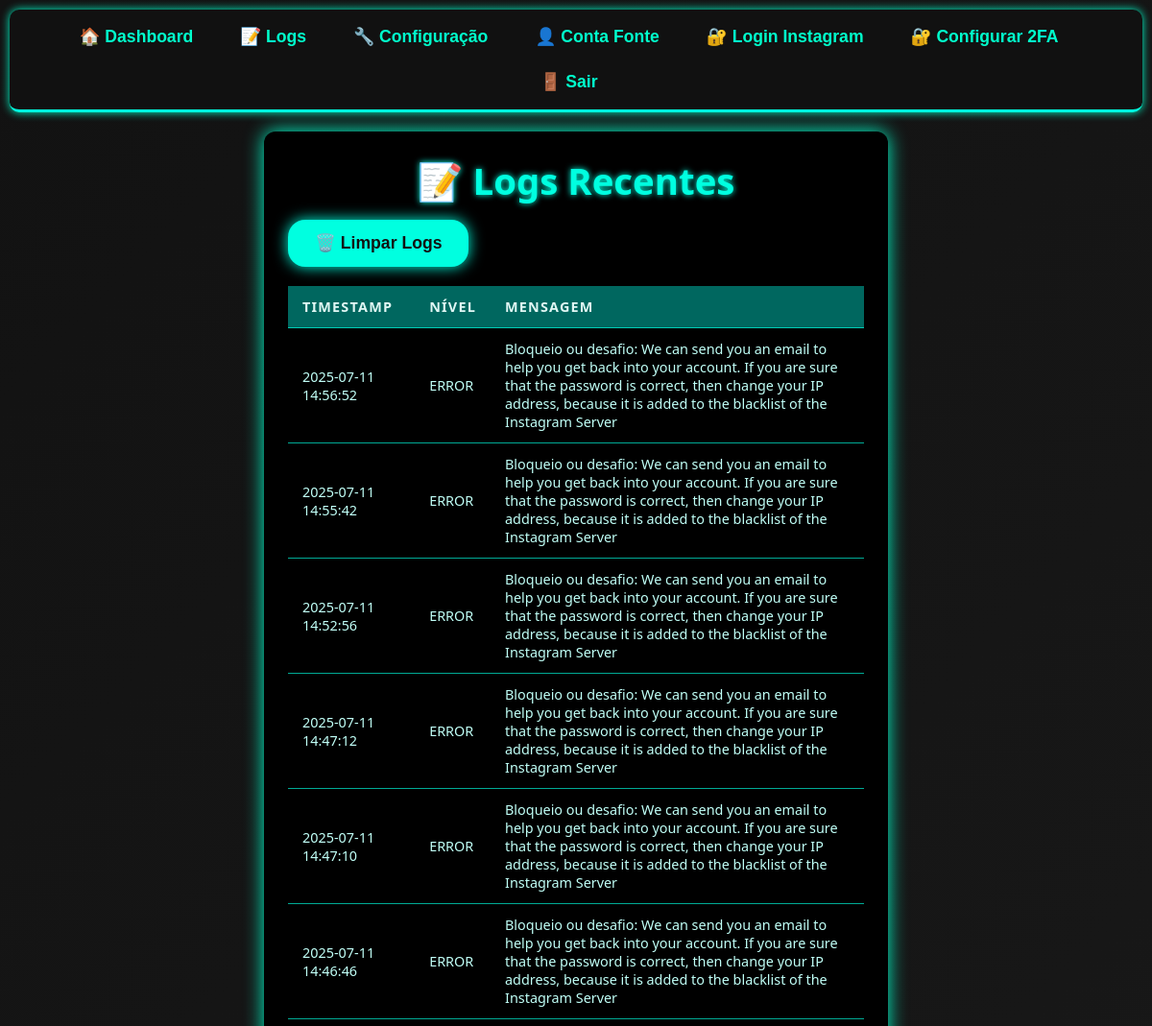
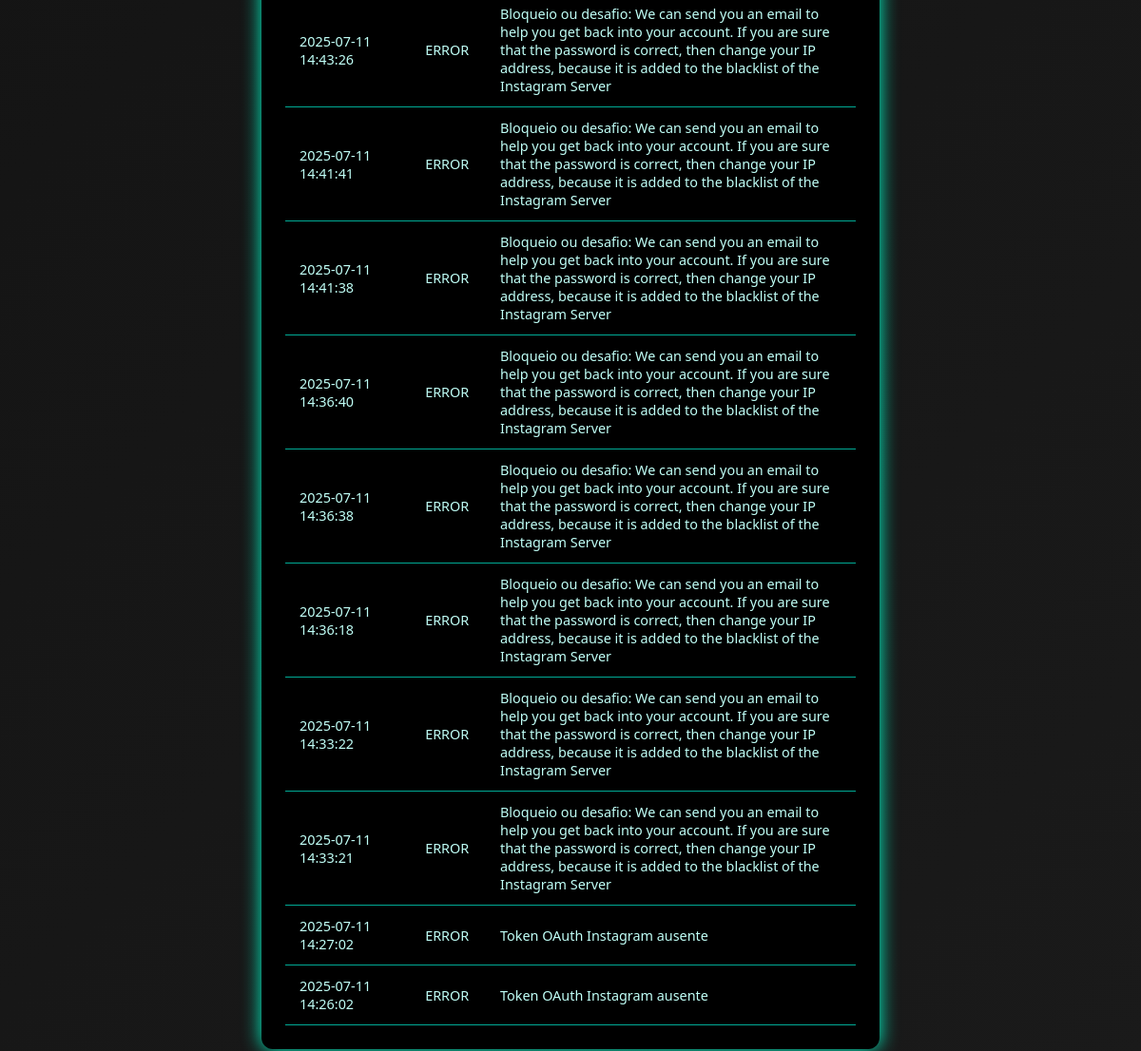
Screenshot of /logs (signed in) with the database file from the repository (2 pictures, top to bottom).
### tables this page shows
CREATE TABLE logs (
            id INTEGER PRIMARY KEY AUTOINCREMENT,
            timestamp TEXT NOT NULL,
            level TEXT NOT NULL,
            message TEXT NOT NULL
        );

### app.py (the view)
@app.route('/logs')
@login_required
def logs():
    conn = get_db_connection()
    rows = conn.execute('SELECT * FROM logs ORDER BY id DESC LIMIT 100').fetchall()
    conn.close()
    return render_template('logs.html', logs=rows)

### app.py (called while the page is built)
def get_db_connection():
    conn = sqlite3.connect(DATABASE)
    conn.row_factory = sqlite3.Row
    return conn

def login_required(f):
    @wraps(f)
    def decorated(*args, **kwargs):
        if 'user' not in session:
            return redirect(url_for('login'))
        return f(*args, **kwargs)
    return decorated

### templates/logs.html (shortened to what this page needs)
<!DOCTYPE html>
<html lang="pt-BR">
<head>
<link rel="stylesheet" href="{{ url_for('static', filename='css/style.css') }}" />
</head>
<body>
<nav aria-label="Menu principal">
  <a href="{{ url_for('dashboard') }}">🏠 Dashboard</a>
  <a href="{{ url_for('logs') }}">📝 Logs</a>
  <a href="{{ url_for('config') }}">🔧 Configuração</a>
  <a href="{{ url_for('add_account') }}">👤 Conta Fonte</a>
  <a href="{{ url_for('login_config') }}">🔐 Login Instagram</a>
  <a href="{{ url_for('twofa_config') }}">🔐 Configurar 2FA</a>
  <a href="{{ url_for('logout') }}">🚪 Sair</a>
</nav>
<div class="container">
  <h1>📝 Logs Recentes</h1>
  <form action="{{ url_for('delete_logs') }}" method="POST" onsubmit="return confirm('Tem certeza que deseja apagar todos os logs?');">
    <button type="submit" class="btn-delete">🗑️ Limpar Logs</button>
  </form>
  <table>
    <thead>
      <tr>
        <th>Timestamp</th>
        <th>Nível</th>
        <th>Mensagem</th>
      </tr>
    </thead>
    <tbody>
      {% for log in logs %}
      <tr>
        <td>{{ log.timestamp }}</td>
        <td>{{ log.level }}</td>
        <td>{{ log.message }}</td>
      </tr>
      {% else %}
      <tr><td colspan="3">Nenhum log encontrado.</td></tr>
      {% endfor %}
    </tbody>
  </table>
</div>
</body>
</html>

### static/css/style.css (style rules this page uses)
body { margin: 0; font-family: 'Poppins', sans-serif; background: linear-gradient(135deg, #121212, #1a1a1a); color: #e0f7f4; }
nav { background-color: #0f3f3f; padding: 15px 30px; display: flex; justify-content: center; gap: 25px; font-size: 1.1em; border-bottom: 3px solid #00ffe0; box-shadow: 0 3px 8px rgba(0, 255, 224, 0.4); }
nav a { color: #00ffe0; text-decoration: none; padding: 6px 12px; border-radius: 12px; transition: background-color 0.3s ease, color 0.3s ease; position: relative; }
.container { max-width: 720px; margin: 40px auto; background-color: #142a2a; padding: 30px 40px; border-radius: 25px; box-shadow: 0 0 30px rgba(0, 255, 224, 0.3); position: relative; }
h1 { font-weight: 600; font-size: 2.4rem; margin-bottom: 30px; color: #00ffe0; text-shadow: 0 0 6px #00ffe0; }
button { background-color: #00ffe0; border: none; color: #121212; font-weight: 700; padding: 14px 28px; border-radius: 18px; font-size: 1.1rem; cursor: pointer; transition: background-color 0.3s ease, box-shadow 0.4s ease; box-shadow: 0 0 15px #00ffe0; }
table { width: 100%; border-collapse: collapse; margin-top: 20px; color: #c0fff7; }
th, td { padding: 12px 15px; border-bottom: 1px solid #00ffe0aa; text-align: left; font-size: 0.9rem; }
th { background-color: #00675f; color: #e0f7f4; text-transform: uppercase; letter-spacing: 1.2px; }
body { margin: 0; font-family: Arial, sans-serif; background-color: #000; color: #00ffcc; padding: 10px; }
nav { display: flex; flex-wrap: wrap; justify-content: center; gap: 10px; background-color: #111; padding: 10px; border-radius: 10px; box-shadow: 0 0 10px #00ffcc; margin-bottom: 20px; }
nav a { color: #00ffcc; text-decoration: none; font-weight: bold; padding: 8px 12px; border-radius: 6px; transition: background-color 0.3s ease; }
.container { max-width: 700px; margin: 0 auto; background: #111; padding: 20px; border-radius: 12px; box-shadow: 0 0 15px #00ffcc; }
h1, h2, h3 { text-align: center; margin-top: 0; margin-bottom: 15px; }
nav a { margin-right: 15px; color: #00ffcc; text-decoration: none; font-weight: bold; }
.container { max-width: 600px; margin: 20px auto; background: #000; padding: 25px; border-radius: 12px; box-shadow: 0 0 20px #00ffcc; color: #00ffcc; font-family: 'Segoe UI', Tahoma, Geneva, Verdana, sans-serif; }

### rows the page displays
logs: timestamp "2025-07-11 14:56:52", level "ERROR", message "Bloqueio ou desafio: We can send you an email to help you get back into your account. If you are sure that the password is correct, then change your IP address, because it is added to the blacklist of the Instagram Server"
logs: timestamp "2025-07-11 14:55:42", level "ERROR", message "Bloqueio ou desafio: We can send you an email to help you get back into your account. If you are sure that the password is correct, then change your IP address, because it is added to the blacklist of the Instagram Server"
logs: timestamp "2025-07-11 14:52:56", level "ERROR", message "Bloqueio ou desafio: We can send you an email to help you get back into your account. If you are sure that the password is correct, then change your IP address, because it is added to the blacklist of the Instagram Server"
logs: timestamp "2025-07-11 14:47:12", level "ERROR", message "Bloqueio ou desafio: We can send you an email to help you get back into your account. If you are sure that the password is correct, then change your IP address, because it is added to the blacklist of the Instagram Server"
logs: timestamp "2025-07-11 14:47:10", level "ERROR", message "Bloqueio ou desafio: We can send you an email to help you get back into your account. If you are sure that the password is correct, then change your IP address, because it is added to the blacklist of the Instagram Server"
logs: timestamp "2025-07-11 14:46:46", level "ERROR", message "Bloqueio ou desafio: We can send you an email to help you get back into your account. If you are sure that the password is correct, then change your IP address, because it is added to the blacklist of the Instagram Server"
logs: timestamp "2025-07-11 14:43:26", level "ERROR", message "Bloqueio ou desafio: We can send you an email to help you get back into your account. If you are sure that the password is correct, then change your IP address, because it is added to the blacklist of the Instagram Server"
logs: timestamp "2025-07-11 14:41:41", level "ERROR", message "Bloqueio ou desafio: We can send you an email to help you get back into your account. If you are sure that the password is correct, then change your IP address, because it is added to the blacklist of the Instagram Server"
logs: timestamp "2025-07-11 14:41:38", level "ERROR", message "Bloqueio ou desafio: We can send you an email to help you get back into your account. If you are sure that the password is correct, then change your IP address, because it is added to the blacklist of the Instagram Server"
logs: timestamp "2025-07-11 14:36:40", level "ERROR", message "Bloqueio ou desafio: We can send you an email to help you get back into your account. If you are sure that the password is correct, then change your IP address, because it is added to the blacklist of the Instagram Server"
logs: timestamp "2025-07-11 14:36:38", level "ERROR", message "Bloqueio ou desafio: We can send you an email to help you get back into your account. If you are sure that the password is correct, then change your IP address, because it is added to the blacklist of the Instagram Server"
logs: timestamp "2025-07-11 14:36:18", level "ERROR", message "Bloqueio ou desafio: We can send you an email to help you get back into your account. If you are sure that the password is correct, then change your IP address, because it is added to the blacklist of the Instagram Server"
logs: timestamp "2025-07-11 14:33:22", level "ERROR", message "Bloqueio ou desafio: We can send you an email to help you get back into your account. If you are sure that the password is correct, then change your IP address, because it is added to the blacklist of the Instagram Server"
logs: timestamp "2025-07-11 14:33:21", level "ERROR", message "Bloqueio ou desafio: We can send you an email to help you get back into your account. If you are sure that the password is correct, then change your IP address, because it is added to the blacklist of the Instagram Server"
logs: timestamp "2025-07-11 14:27:02", level "ERROR", message "Token OAuth Instagram ausente"
logs: timestamp "2025-07-11 14:26:02", level "ERROR", message "Token OAuth Instagram ausente"
